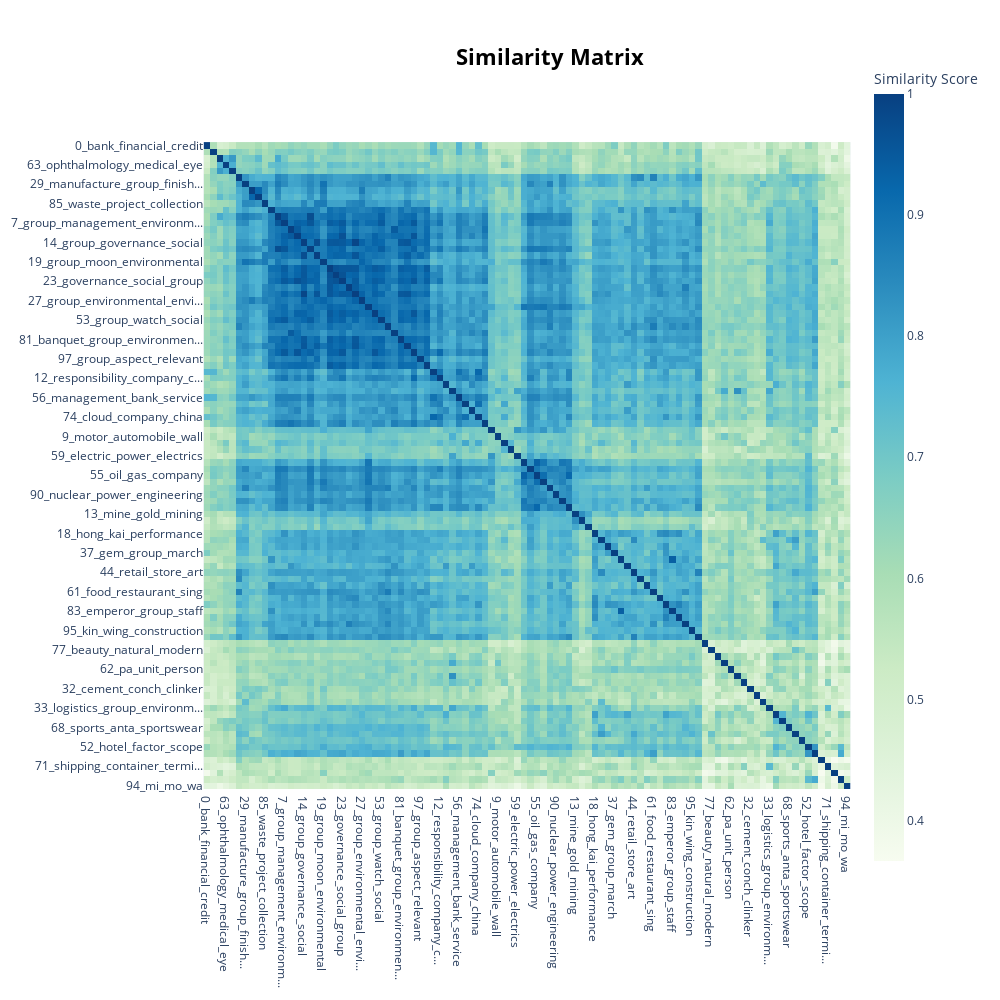

The code cell stored with this chart in its notebook:
### Code cell
topic_model.visualize_heatmap(n_clusters=20, width=1000, height=1000)

### Figure 1 — Plotly figure (JSON) as saved in the notebook; plotly's stock layout.template omitted (floating-point values rounded to 4 significant figures; data arrays with more than 128 entries replaced by an {"elided": "..."} marker saying what was removed)
{"data": [{"coloraxis": "coloraxis", "hovertemplate": "x: %{x}<br>y: %{y}<br>Similarity Score: %{z}<extra></extra>", "name": "0", "type": "heatmap", "x": ["0_bank_financial_credit", "39_insurance_china_life", "1_pharmaceutical_drug_medical", "63_ophthalmology_medical_eye", "73_medical_hospital_health", "2_food_group_hei", "29_manufacture_group_finish...", "57_water_treatment_project", "78_treatment_water_sewage", "85_waste_project_collection", "3_kingdom_group_labour", "5_production_group_environm...", "7_group_management_environm...", "8_property_group_service", "10_property_group_construct...", "14_group_governance_social", "15_water_management_environ...", "16_group_environmental_gove...", "19_group_moon_environmental", "21_group_report_environmental", "22_group_social_governance", "23_governance_social_group", "24_group_period_social", "26_group_environmental_limi...", "27_group_environmental_envi...", "38_group_gas_china", "50_construction_group_envir...", "53_group_watch_social", "58_group_period_food", "65_estate_property_real", "81_banquet_group_environmen...", "84_waste_governance_environ...", "88_construction_group_report", "97_group_aspect_relevant", "98_group_ordinance_environm...", "4_company_china_leasing", "12_responsibility_company_c...", "47_swire_green_building", "48_transport_electric_company", "56_management_bank_service", "67_cloud_compliance_security", "69_coli_property_overseas", "74_cloud_company_china", "75_quality_management_gover...", "6_power_wind_energy", "9_motor_automobile_wall", "31_optical_cable_sunny", "43_glass_solar_float", "59_electric_power_electrics", "11_gas_oil_safety", "17_power_company_aluminium", "55_oil_gas_company", "79_energy_group_environmental", "82_staff_environmental_sewage", "90_nuclear_power_engineering", "93_holding_group_management", "96_offshore_office_na", "13_mine_gold_mining", "25_coal_mining_company", "49_steel_company_iron", "18_hong_kai_performance", "30_apparel_international_fa...", "34_metrics_global_percent", "37_gem_group_march", "40_emperor_staff_group", "41_land_hong_kerry", "44_retail_store_art", "46_wah_food_fit", "51_morris_furniture_staff", "61_food_restaurant_sing", "64_macro_information_page", "70_hong_shun_support", "83_emperor_group_staff", "87_stella_hong_service", "89_group_period_elderly", "95_kin_wing_construction", "99_pico_store_cayman", "20_teaching_education_school", "77_beauty_natural_modern", "28_southern_flight_eastern", "35_expressway_road_traffic", "62_pa_unit_person", "66_railway_rail_signal", "72_port_company_safety", "32_cement_conch_clinker", "36_brewery_beer_brewing", "42_textile_ting_garment", "33_logistics_group_environm...", "45_wharf_pacific_na", "54_lung_na_hong", "68_sports_anta_sportswear", "76_fashion_circularity_frame", "80_sunshine_ever_oil", "52_hotel_factor_scope", "92_tourism_hotel_club", "60_dairy_milk_nutrition", "71_shipping_container_termi...", "86_lithium_battery_company", "91_regal_hotel_century", "94_mi_mo_wa"], "xaxis": "x", "y": ["0_bank_financial_credit", "39_insurance_china_life", "1_pharmaceutical_drug_medical", "63_ophthalmology_medical_eye", "73_medical_hospital_health", "2_food_group_hei", "29_manufacture_group_finish...", "57_water_treatment_project", "78_treatment_water_sewage", "85_waste_project_collection", "3_kingdom_group_labour", "5_production_group_environm...", "7_group_management_environm...", "8_property_group_service", "10_property_group_construct...", "14_group_governance_social", "15_water_management_environ...", "16_group_environmental_gove...", "19_group_moon_environmental", "21_group_report_environmental", "22_group_social_governance", "23_governance_social_group", "24_group_period_social", "26_group_environmental_limi...", "27_group_environmental_envi...", "38_group_gas_china", "50_construction_group_envir...", "53_group_watch_social", "58_group_period_food", "65_estate_property_real", "81_banquet_group_environmen...", "84_waste_governance_environ...", "88_construction_group_report", "97_group_aspect_relevant", "98_group_ordinance_environm...", "4_company_china_leasing", "12_responsibility_company_c...", "47_swire_green_building", "48_transport_electric_company", "56_management_bank_service", "67_cloud_compliance_security", "69_coli_property_overseas", "74_cloud_company_china", "75_quality_management_gover...", "6_power_wind_energy", "9_motor_automobile_wall", "31_optical_cable_sunny", "43_glass_solar_float", "59_electric_power_electrics", "11_gas_oil_safety", "17_power_company_aluminium", "55_oil_gas_company", "79_energy_group_environmental", "82_staff_environmental_sewage", "90_nuclear_power_engineering", "93_holding_group_management", "96_offshore_office_na", "13_mine_gold_mining", "25_coal_mining_company", "49_steel_company_iron", "18_hong_kai_performance", "30_apparel_international_fa...", "34_metrics_global_percent", "37_gem_group_march", "40_emperor_staff_group", "41_land_hong_kerry", "44_retail_store_art", "46_wah_food_fit", "51_morris_furniture_staff", "61_food_restaurant_sing", "64_macro_information_page", "70_hong_shun_support", "83_emperor_group_staff", "87_stella_hong_service", "89_group_period_elderly", "95_kin_wing_construction", "99_pico_store_cayman", "20_teaching_education_school", "77_beauty_natural_modern", "28_southern_flight_eastern", "35_expressway_road_traffic", "62_pa_unit_person", "66_railway_rail_signal", "72_port_company_safety", "32_cement_conch_clinker", "36_brewery_beer_brewing", "42_textile_ting_garment", "33_logistics_group_environm...", "45_wharf_pacific_na", "54_lung_na_hong", "68_sports_anta_sportswear", "76_fashion_circularity_frame", "80_sunshine_ever_oil", "52_hotel_factor_scope", "92_tourism_hotel_club", "60_dairy_milk_nutrition", "71_shipping_container_termi...", "86_lithium_battery_company", "91_regal_hotel_century", "94_mi_mo_wa"], "yaxis": "y", "z": {"elided": "100x100 float values"}}], "layout": {"coloraxis": {"colorbar": {"title": {"text": "Similarity Score"}}, "colorscale": [[0, "rgb(247,252,240)"], [0.125, "rgb(224,243,219)"], [0.25, "rgb(204,235,197)"], [0.375, "rgb(168,221,181)"], [0.5, "rgb(123,204,196)"], [0.625, "rgb(78,179,211)"], [0.75, "rgb(43,140,190)"], [0.875, "rgb(8,104,172)"], [1, "rgb(8,64,129)"]]}, "height": 1000, "hoverlabel": {"bgcolor": "white", "font": {"family": "Rockwell", "size": 16}}, "legend": {"title": {"text": "Trend"}}, "margin": {"t": 60}, "showlegend": true, "title": {"font": {"color": "Black", "size": 22}, "text": "<b>Similarity Matrix</b>", "x": 0.55, "xanchor": "center", "y": 0.95, "yanchor": "top"}, "width": 1000, "xaxis": {"anchor": "y", "constrain": "domain", "domain": [0, 1], "scaleanchor": "y"}, "yaxis": {"anchor": "x", "autorange": "reversed", "constrain": "domain", "domain": [0, 1]}}}
